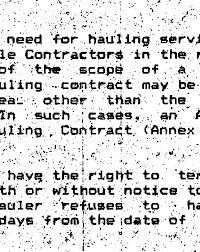
#> input picture 7/doca.jpeg, 200 x 252 px
$ python 3.py
#> lines starting #> are read from the running program, lines starting #| are printed output that depends on the picture; after the words box and inside, x2 and y2 are one past the last pixel; in counts of white or black regions, pixels touching at a corner belong together; long printed decimals are rounded
import cv2
import numpy as np

# ------------------------------
# 0. بارگذاری تصویر
# ------------------------------
img = cv2.imread("doca.jpeg", cv2.IMREAD_GRAYSCALE)
#> img is the input picture: shape (252, 200); min 0, max 255, mean 218.6
if img is None:
    raise FileNotFoundError("تصویر پیدا نشد!")

cv2.imshow("Original", img)
cv2.waitKey(0)

# ------------------------------
# 1. Edge Detection برای تخمین زاویه
# ------------------------------
edges = cv2.Canny(img, 50, 150)
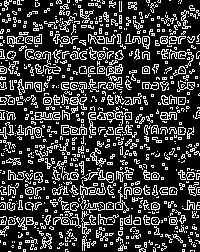
#> edges: shape (252, 200); 23.7% white in thin lines or dots

# ------------------------------
# 2. Hough Lines برای تخمین Skew
# ------------------------------
lines = cv2.HoughLines(edges, 1, np.pi/180, 200)
#> lines = None
angles = []

if lines is not None:
    for line in lines:
        rho, theta = line[0]
        angle = (theta * 180 / np.pi) - 90  # تبدیل به درجه
        angles.append(angle)

# میانه زاویه‌ها برای دقت بهتر
if len(angles) > 0:
    skew_angle = np.median(angles)
else:
    skew_angle = 0

print("Skew angle:", skew_angle)

# ------------------------------
# 3. Rotation (Geometric Transform)
# ------------------------------
h, w = img.shape
#> h = 252; w = 200
M = cv2.getRotationMatrix2D((w//2, h//2), skew_angle, 1)
#> M = [[1, 0, 0], [0, 1, 0]]
rotated = cv2.warpAffine(img, M, (w, h), flags=cv2.INTER_CUBIC, borderMode=cv2.BORDER_REPLICATE)

cv2.imshow("Rotated", rotated)
cv2.waitKey(0)

# ------------------------------
# 4. Gaussian Blur برای کاهش نویز
# ------------------------------
blur = cv2.GaussianBlur(rotated, (5,5), 0)
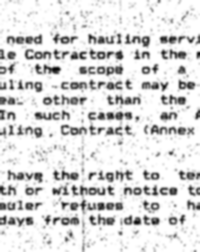
#> blur: shape (252, 200); min 5, max 255, mean 218.6

# ------------------------------
# 5. Adaptive Threshold
# ------------------------------
binary = cv2.adaptiveThreshold(
    blur,
    255,
    cv2.ADAPTIVE_THRESH_GAUSSIAN_C,
    cv2.THRESH_BINARY_INV,
    25,
    10
)
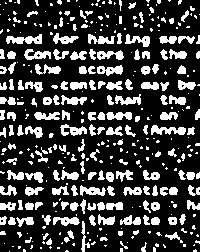
#> binary: shape (252, 200); 24.3% white; 384 white regions (218 under 20 px), largest, box (x1, y1, x2, y2) and area: (6, 34, 42, 44) 227, (151, 125, 186, 135) 212, (60, 124, 87, 136) 177

cv2.imshow("Binary", binary)
cv2.waitKey(0)

# ------------------------------
# 6. Morphology (Close/Open)
# ------------------------------
kernel = np.ones((3,3), np.uint8)
morph = cv2.morphologyEx(binary, cv2.MORPH_CLOSE, kernel)
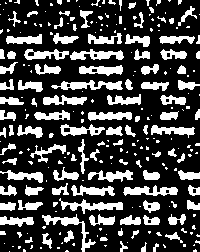
#> morph: shape (252, 200); 26.8% white; 258 white regions (152 under 20 px), largest, box (x1, y1, x2, y2) and area: (51, 80, 123, 90) 407, (59, 198, 123, 214) 401, (42, 214, 96, 252) 387
morph = cv2.morphologyEx(morph, cv2.MORPH_OPEN, kernel)
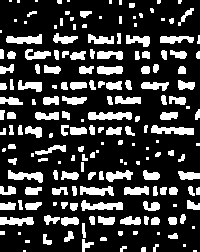
#> morph: shape (252, 200); 23.3% white; 185 white regions (50 under 20 px), largest, box (x1, y1, x2, y2) and area: (88, 112, 132, 120) 294, (151, 125, 194, 135) 277, (81, 200, 123, 211) 277

cv2.imshow("Morphology", morph)
cv2.waitKey(0)

# ------------------------------
# 7. Bitwise AND برای ماسک کردن نویز
# ------------------------------
result = cv2.bitwise_and(rotated, rotated, mask=morph)
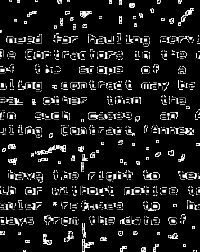
#> result: shape (252, 200); min 0, max 255, mean 28.1

cv2.imshow("Deskewed Text", result)
cv2.waitKey(0)
cv2.destroyAllWindows()

$ run again, with 7/coin.jpeg copied over 7/doca.jpeg
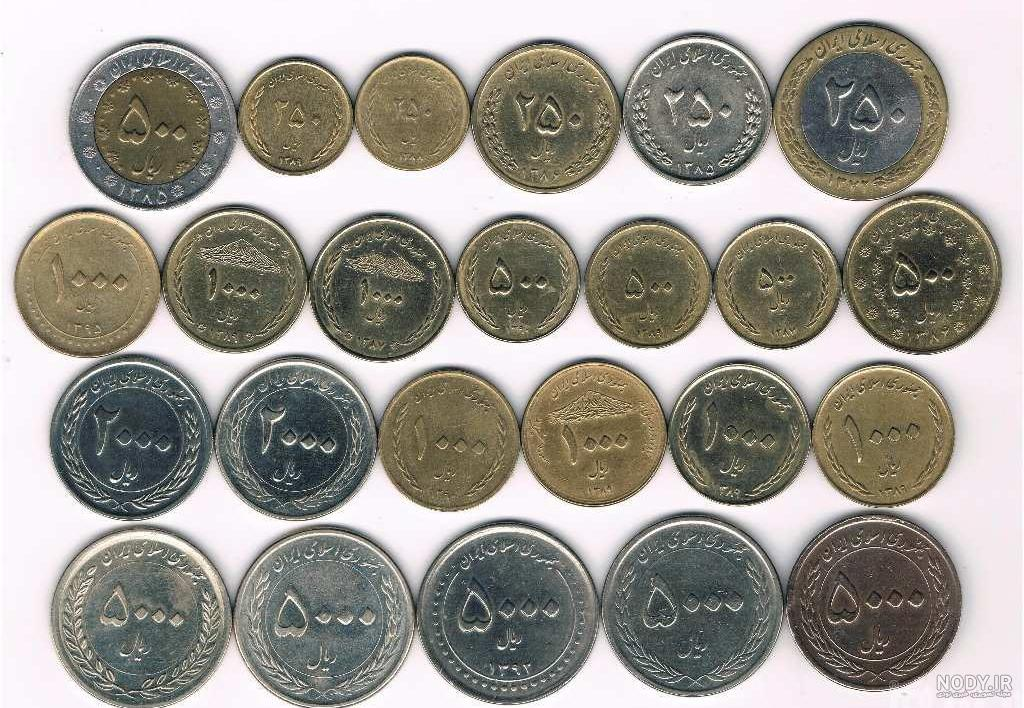
#> input picture 7/coin.jpeg, 1024 x 708 px
#> `edges = cv2.Canny(img, 50, 150)`:
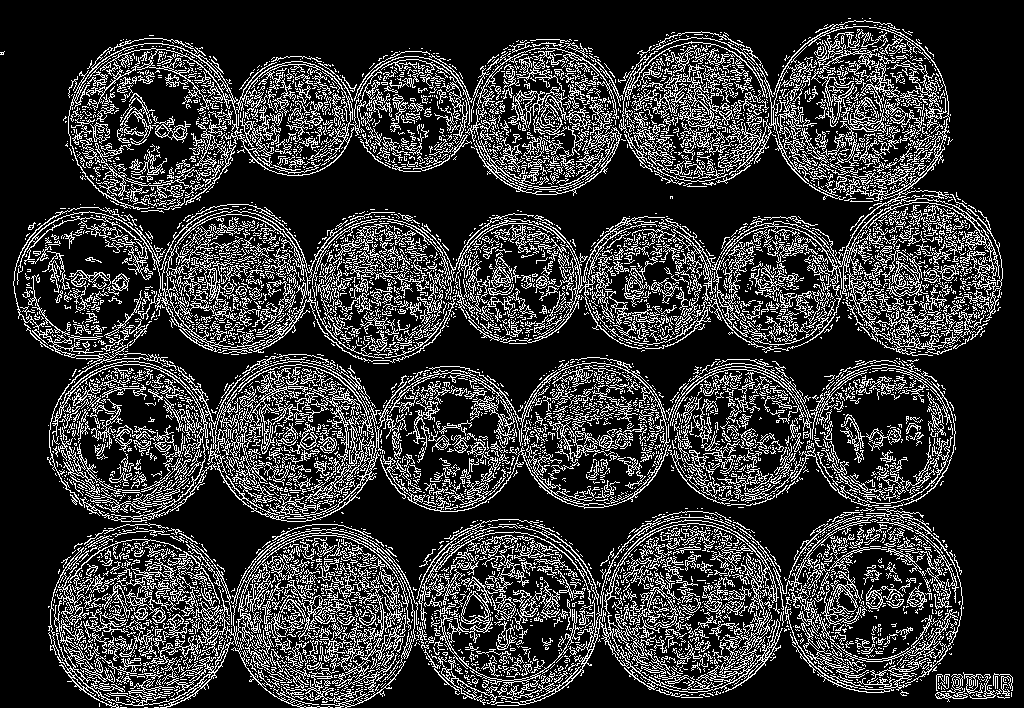
#> edges: shape (708, 1024); 21.1% white in thin lines or dots
#> the loop `for line in lines:` made 10717 passes
#> (rho, theta, angle) on passes 1 to 3: (537, 0.785, -45), (600, 0.785, -45), (525, 0.785, -45)
#> after the loop `for line in lines:`: angles = 10717 values, max 89 at index 6888, min -90 at index 7611, mean -3.41
#> skew_angle = -5
#| Skew angle: -5.000
#> M = [[0.996, -0.0872, 32.8], [0.0872, 0.996, -43.28]]
#> binary: shape (708, 1024); 17.9% white; 2640 white regions (1941 under 20 px), largest, box (x1, y1, x2, y2) and area: (90, 7, 969, 232) 12637, (43, 320, 947, 540) 12214, (29, 492, 939, 708) 11965
#> `result = cv2.bitwise_and(rotated, rotated, mask=morph)`:
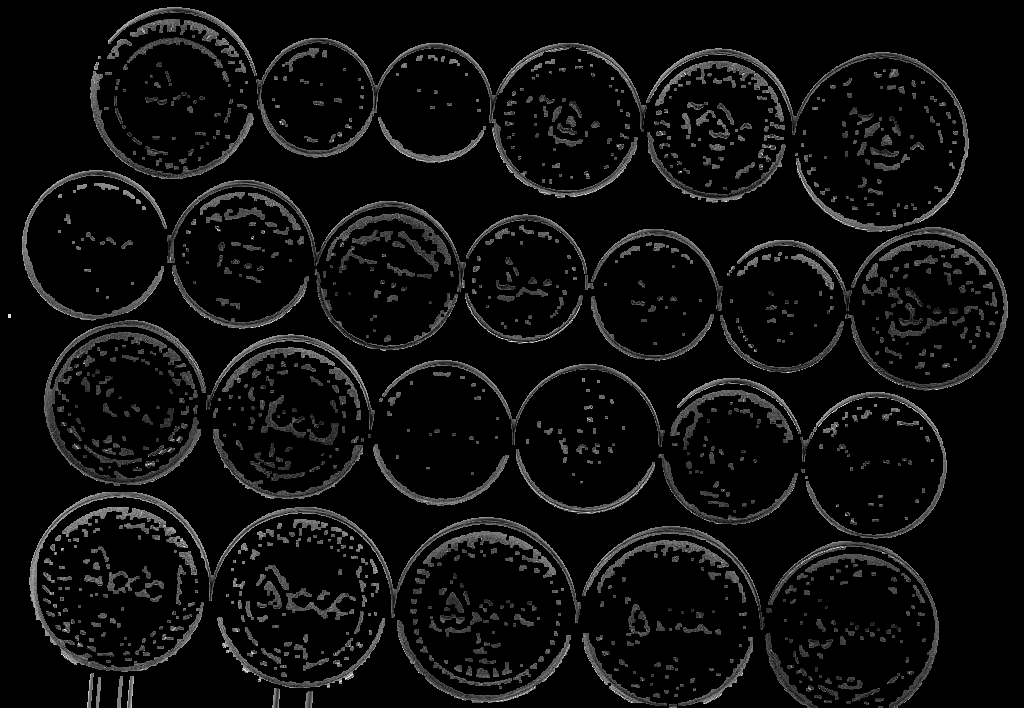
#> result: shape (708, 1024); min 0, max 255, mean 13.8
